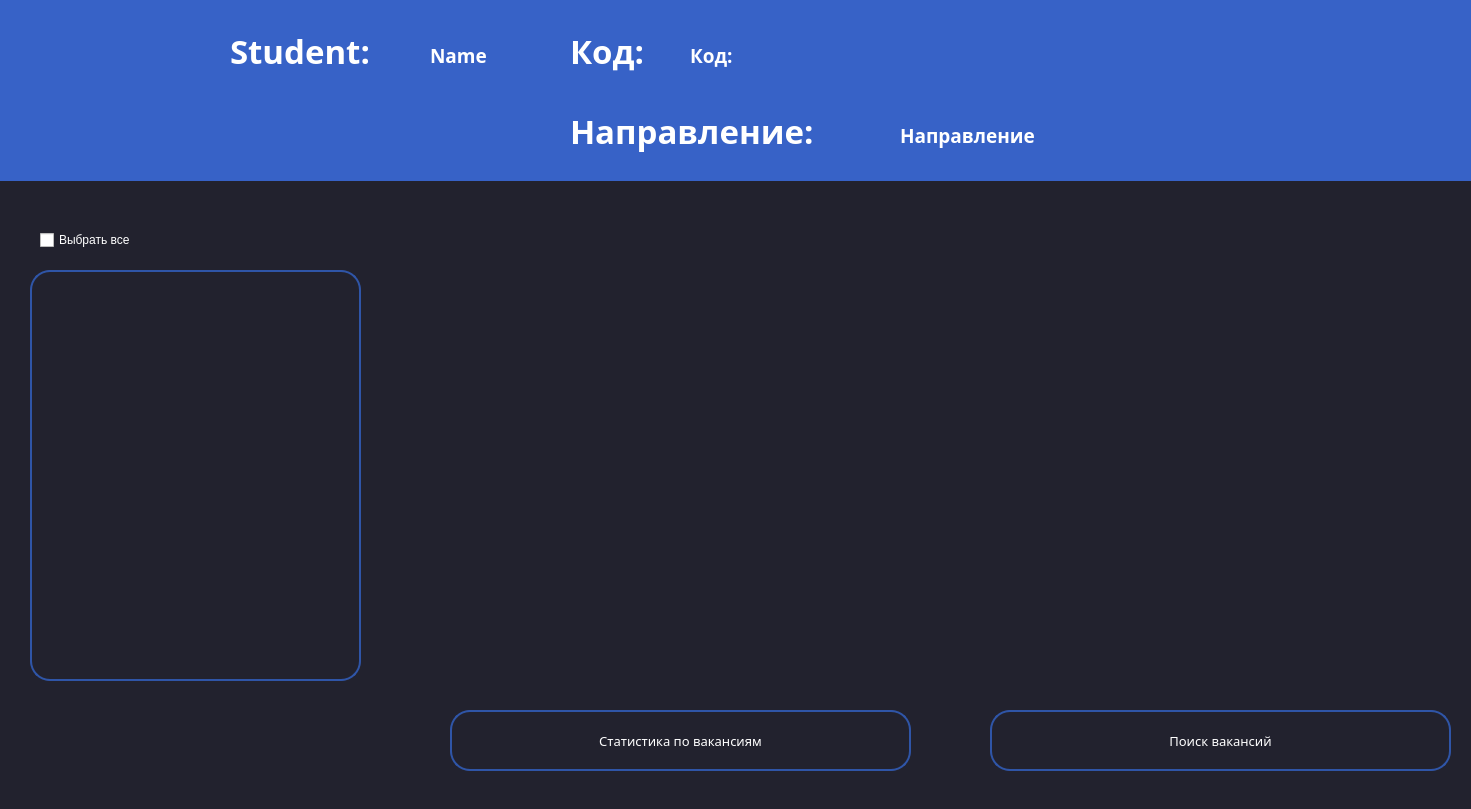
<?xml version="1.0" encoding="UTF-8"?>
<ui version="4.0">
 <class>MainWindow</class>
 <widget class="QMainWindow" name="MainWindow">
  <property name="geometry">
   <rect>
    <x>0</x>
    <y>0</y>
    <width>1471</width>
    <height>809</height>
   </rect>
  </property>
  <property name="windowTitle">
   <string>CareerJob-Student</string>
  </property>
  <property name="windowIcon">
   <iconset>
    <normaloff>../Source/6995985.png</normaloff>../Source/6995985.png</iconset>
  </property>
  <property name="styleSheet">
   <string notr="true">background-color: #22222e;</string>
  </property>
  <property name="documentMode">
   <bool>false</bool>
  </property>
  <widget class="QWidget" name="centralwidget">
   <widget class="QListWidget" name="listWidget">
    <property name="geometry">
     <rect>
      <x>30</x>
      <y>270</y>
      <width>331</width>
      <height>411</height>
     </rect>
    </property>
    <property name="styleSheet">
     <string notr="true">border: 2px solid #2f55a7;
border-radius: 20px;</string>
    </property>
   </widget>
   <widget class="QLabel" name="label_2">
    <property name="geometry">
     <rect>
      <x>-10</x>
      <y>-160</y>
      <width>1501</width>
      <height>341</height>
     </rect>
    </property>
    <property name="sizePolicy">
     <sizepolicy hsizetype="Fixed" vsizetype="Fixed">
      <horstretch>0</horstretch>
      <verstretch>0</verstretch>
     </sizepolicy>
    </property>
    <property name="minimumSize">
     <size>
      <width>0</width>
      <height>0</height>
     </size>
    </property>
    <property name="font">
     <font>
      <pointsize>20</pointsize>
     </font>
    </property>
    <property name="styleSheet">
     <string notr="true">
background-color: rgb(55, 98, 199);</string>
    </property>
    <property name="text">
     <string/>
    </property>
    <property name="pixmap">
     <pixmap>D:/lemon/Eye_Pasports/Без имени-1.png</pixmap>
    </property>
   </widget>
   <widget class="QLabel" name="label_4">
    <property name="geometry">
     <rect>
      <x>230</x>
      <y>20</y>
      <width>261</width>
      <height>61</height>
     </rect>
    </property>
    <property name="minimumSize">
     <size>
      <width>0</width>
      <height>0</height>
     </size>
    </property>
    <property name="font">
     <font>
      <family>BankGothic Md BT</family>
      <pointsize>25</pointsize>
      <weight>75</weight>
      <italic>false</italic>
      <bold>true</bold>
      <underline>false</underline>
      <strikeout>false</strikeout>
     </font>
    </property>
    <property name="styleSheet">
     <string notr="true">color: rgb(255, 255, 255);

background-color: none;</string>
    </property>
    <property name="text">
     <string>Student:</string>
    </property>
    <property name="textFormat">
     <enum>Qt::AutoText</enum>
    </property>
    <property name="scaledContents">
     <bool>false</bool>
    </property>
   </widget>
   <widget class="QPushButton" name="pushButton">
    <property name="geometry">
     <rect>
      <x>0</x>
      <y>10</y>
      <width>61</width>
      <height>31</height>
     </rect>
    </property>
    <property name="styleSheet">
     <string notr="true">
background-color: rgb(55, 98, 199);
border: none;</string>
    </property>
    <property name="text">
     <string/>
    </property>
    <property name="icon">
     <iconset>
      <normaloff>../Source/1491254409-leftarrowbackwardsign_82959.png</normaloff>../Source/1491254409-leftarrowbackwardsign_82959.png</iconset>
    </property>
    <property name="iconSize">
     <size>
      <width>30</width>
      <height>30</height>
     </size>
    </property>
   </widget>
   <widget class="QCheckBox" name="checkBox">
    <property name="geometry">
     <rect>
      <x>40</x>
      <y>230</y>
      <width>141</width>
      <height>20</height>
     </rect>
    </property>
    <property name="styleSheet">
     <string notr="true">color: rgb(255, 255, 255);
background-color: none;</string>
    </property>
    <property name="text">
     <string>Выбрать все</string>
    </property>
   </widget>
   <widget class="QGraphicsView" name="graphicsView">
    <property name="geometry">
     <rect>
      <x>420</x>
      <y>190</y>
      <width>531</width>
      <height>491</height>
     </rect>
    </property>
    <property name="styleSheet">
     <string notr="true">border: none;

</string>
    </property>
   </widget>
   <widget class="QListWidget" name="listWidget_2">
    <property name="geometry">
     <rect>
      <x>970</x>
      <y>190</y>
      <width>491</width>
      <height>491</height>
     </rect>
    </property>
    <property name="styleSheet">
     <string notr="true">border: none;
color: rgb(255, 255, 255);
</string>
    </property>
   </widget>
   <widget class="QPushButton" name="process_4">
    <property name="geometry">
     <rect>
      <x>990</x>
      <y>710</y>
      <width>461</width>
      <height>61</height>
     </rect>
    </property>
    <property name="font">
     <font>
      <family>Eras Medium ITC</family>
      <pointsize>10</pointsize>
     </font>
    </property>
    <property name="focusPolicy">
     <enum>Qt::NoFocus</enum>
    </property>
    <property name="styleSheet">
     <string notr="true">QPushButton{
background-color: #22222e;
border: 2px solid #2f55a7;
border-radius: 20;
color:white
}

QPushButton:hover {
	background-color: rgb(85, 85, 255);
	

}</string>
    </property>
    <property name="text">
     <string>Поиск вакансий</string>
    </property>
    <property name="icon">
     <iconset>
      <normaloff>../Source/icons8-новая-вакансия-64.png</normaloff>../Source/icons8-новая-вакансия-64.png</iconset>
    </property>
    <property name="iconSize">
     <size>
      <width>40</width>
      <height>40</height>
     </size>
    </property>
   </widget>
   <widget class="QPushButton" name="process_5">
    <property name="geometry">
     <rect>
      <x>450</x>
      <y>710</y>
      <width>461</width>
      <height>61</height>
     </rect>
    </property>
    <property name="font">
     <font>
      <family>Eras Medium ITC</family>
      <pointsize>10</pointsize>
     </font>
    </property>
    <property name="focusPolicy">
     <enum>Qt::NoFocus</enum>
    </property>
    <property name="styleSheet">
     <string notr="true">QPushButton{
background-color: #22222e;
border: 2px solid #2f55a7;
border-radius: 20;
color:white
}

QPushButton:hover {
	background-color: rgb(85, 85, 255);
	

}</string>
    </property>
    <property name="text">
     <string>Статистика по вакансиям</string>
    </property>
    <property name="icon">
     <iconset>
      <normaloff>../Source/icons8-статистика-100.png</normaloff>../Source/icons8-статистика-100.png</iconset>
    </property>
    <property name="iconSize">
     <size>
      <width>40</width>
      <height>40</height>
     </size>
    </property>
   </widget>
   <widget class="QPushButton" name="pushButton_2">
    <property name="geometry">
     <rect>
      <x>1420</x>
      <y>0</y>
      <width>61</width>
      <height>31</height>
     </rect>
    </property>
    <property name="styleSheet">
     <string notr="true">
background-color: none;
border: none;</string>
    </property>
    <property name="text">
     <string/>
    </property>
    <property name="icon">
     <iconset>
      <normaloff>../Source/icons8-крестик-78.png</normaloff>../Source/icons8-крестик-78.png</iconset>
    </property>
    <property name="iconSize">
     <size>
      <width>30</width>
      <height>30</height>
     </size>
    </property>
   </widget>
   <widget class="QLabel" name="label_5">
    <property name="geometry">
     <rect>
      <x>430</x>
      <y>20</y>
      <width>261</width>
      <height>71</height>
     </rect>
    </property>
    <property name="minimumSize">
     <size>
      <width>0</width>
      <height>0</height>
     </size>
    </property>
    <property name="font">
     <font>
      <family>BankGothic Md BT</family>
      <pointsize>14</pointsize>
      <weight>75</weight>
      <italic>false</italic>
      <bold>true</bold>
      <underline>false</underline>
      <strikeout>false</strikeout>
     </font>
    </property>
    <property name="styleSheet">
     <string notr="true">color: rgb(255, 255, 255);

background-color: none;</string>
    </property>
    <property name="text">
     <string>Name</string>
    </property>
    <property name="textFormat">
     <enum>Qt::AutoText</enum>
    </property>
    <property name="scaledContents">
     <bool>false</bool>
    </property>
    <property name="wordWrap">
     <bool>true</bool>
    </property>
   </widget>
   <widget class="QLabel" name="label_6">
    <property name="geometry">
     <rect>
      <x>570</x>
      <y>20</y>
      <width>121</width>
      <height>61</height>
     </rect>
    </property>
    <property name="minimumSize">
     <size>
      <width>0</width>
      <height>0</height>
     </size>
    </property>
    <property name="font">
     <font>
      <family>BankGothic Md BT</family>
      <pointsize>25</pointsize>
      <weight>75</weight>
      <italic>false</italic>
      <bold>true</bold>
      <underline>false</underline>
      <strikeout>false</strikeout>
     </font>
    </property>
    <property name="styleSheet">
     <string notr="true">color: rgb(255, 255, 255);

background-color: none;</string>
    </property>
    <property name="text">
     <string>Код:</string>
    </property>
    <property name="textFormat">
     <enum>Qt::AutoText</enum>
    </property>
    <property name="scaledContents">
     <bool>false</bool>
    </property>
   </widget>
   <widget class="QLabel" name="label_7">
    <property name="geometry">
     <rect>
      <x>690</x>
      <y>20</y>
      <width>281</width>
      <height>71</height>
     </rect>
    </property>
    <property name="minimumSize">
     <size>
      <width>0</width>
      <height>0</height>
     </size>
    </property>
    <property name="font">
     <font>
      <family>BankGothic Md BT</family>
      <pointsize>14</pointsize>
      <weight>75</weight>
      <italic>false</italic>
      <bold>true</bold>
      <underline>false</underline>
      <strikeout>false</strikeout>
     </font>
    </property>
    <property name="styleSheet">
     <string notr="true">color: rgb(255, 255, 255);

background-color: none;</string>
    </property>
    <property name="text">
     <string>Код:</string>
    </property>
    <property name="textFormat">
     <enum>Qt::AutoText</enum>
    </property>
    <property name="scaledContents">
     <bool>false</bool>
    </property>
    <property name="wordWrap">
     <bool>true</bool>
    </property>
   </widget>
   <widget class="QLabel" name="label_8">
    <property name="geometry">
     <rect>
      <x>900</x>
      <y>100</y>
      <width>481</width>
      <height>71</height>
     </rect>
    </property>
    <property name="sizePolicy">
     <sizepolicy hsizetype="Preferred" vsizetype="Preferred">
      <horstretch>0</horstretch>
      <verstretch>0</verstretch>
     </sizepolicy>
    </property>
    <property name="minimumSize">
     <size>
      <width>0</width>
      <height>0</height>
     </size>
    </property>
    <property name="font">
     <font>
      <family>BankGothic Md BT</family>
      <pointsize>14</pointsize>
      <weight>75</weight>
      <italic>false</italic>
      <bold>true</bold>
      <underline>false</underline>
      <strikeout>false</strikeout>
     </font>
    </property>
    <property name="styleSheet">
     <string notr="true">color: rgb(255, 255, 255);

background-color: none;</string>
    </property>
    <property name="text">
     <string>Направление</string>
    </property>
    <property name="textFormat">
     <enum>Qt::AutoText</enum>
    </property>
    <property name="scaledContents">
     <bool>false</bool>
    </property>
    <property name="wordWrap">
     <bool>true</bool>
    </property>
   </widget>
   <widget class="QLabel" name="label_9">
    <property name="geometry">
     <rect>
      <x>570</x>
      <y>100</y>
      <width>381</width>
      <height>61</height>
     </rect>
    </property>
    <property name="minimumSize">
     <size>
      <width>0</width>
      <height>0</height>
     </size>
    </property>
    <property name="font">
     <font>
      <family>BankGothic Md BT</family>
      <pointsize>25</pointsize>
      <weight>75</weight>
      <italic>false</italic>
      <bold>true</bold>
      <underline>false</underline>
      <strikeout>false</strikeout>
     </font>
    </property>
    <property name="styleSheet">
     <string notr="true">color: rgb(255, 255, 255);

background-color: none;</string>
    </property>
    <property name="text">
     <string>Направление:</string>
    </property>
    <property name="textFormat">
     <enum>Qt::AutoText</enum>
    </property>
    <property name="scaledContents">
     <bool>false</bool>
    </property>
   </widget>
   <widget class="QLabel" name="label">
    <property name="geometry">
     <rect>
      <x>100</x>
      <y>30</y>
      <width>111</width>
      <height>121</height>
     </rect>
    </property>
    <property name="styleSheet">
     <string notr="true">
background-color: none;</string>
    </property>
    <property name="text">
     <string/>
    </property>
    <property name="pixmap">
     <pixmap>../Source/6995985.png</pixmap>
    </property>
    <property name="scaledContents">
     <bool>true</bool>
    </property>
   </widget>
   <zorder>label_2</zorder>
   <zorder>label_4</zorder>
   <zorder>listWidget</zorder>
   <zorder>pushButton</zorder>
   <zorder>checkBox</zorder>
   <zorder>graphicsView</zorder>
   <zorder>listWidget_2</zorder>
   <zorder>process_4</zorder>
   <zorder>process_5</zorder>
   <zorder>pushButton_2</zorder>
   <zorder>label_5</zorder>
   <zorder>label_6</zorder>
   <zorder>label_7</zorder>
   <zorder>label_8</zorder>
   <zorder>label_9</zorder>
   <zorder>label</zorder>
  </widget>
 </widget>
 <resources/>
 <connections/>
</ui>
